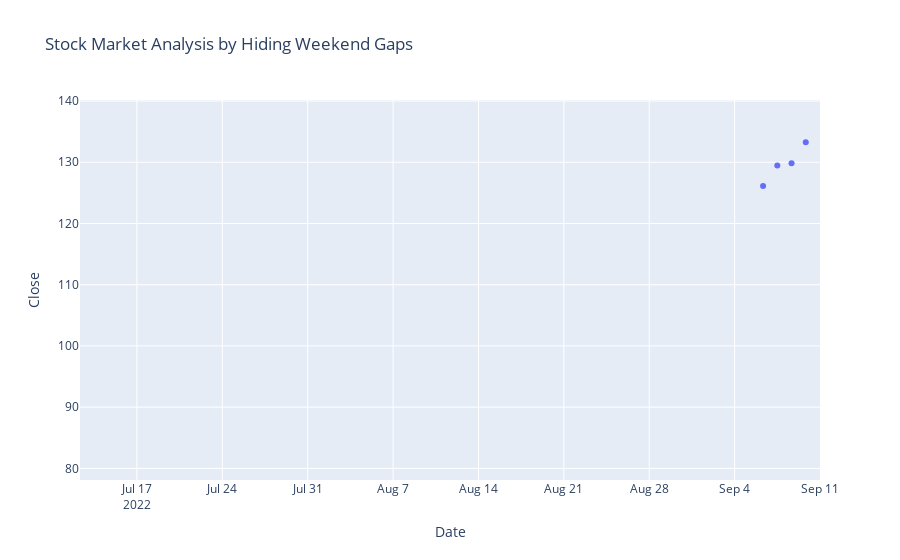

Notebook code for this chart:
### Code cell
figure = px.scatter(data2, x='Date', y='Close', range_x=['2022-07-12', '2022-09-11'], title="Stock Market Analysis by Hiding Weekend Gaps")
figure.update_xaxes( rangebreaks=[dict(bounds=["sat", "sun"])])
figure.show();

### Figure 1 — Plotly figure (JSON) as saved in the notebook; plotly's stock layout.template omitted (floating-point values rounded to 4 significant figures; data arrays with more than 128 entries replaced by an {"elided": "..."} marker saying what was removed)
{"data": [{"hovertemplate": "Date=%{x}<br>Close=%{y}<extra></extra>", "legendgroup": "", "marker": {"color": "#636efa", "symbol": "circle"}, "mode": "markers", "name": "", "orientation": "v", "showlegend": false, "type": "scatter", "x": {"elided": "138 str values"}, "xaxis": "x", "y": {"elided": "138 float values"}, "yaxis": "y"}], "layout": {"legend": {"tracegroupgap": 0}, "title": {"text": "Stock Market Analysis by Hiding Weekend Gaps"}, "xaxis": {"anchor": "y", "domain": [0, 1], "range": ["2022-07-12", "2022-09-11"], "rangebreaks": [{"bounds": ["sat", "sun"]}], "title": {"text": "Date"}}, "yaxis": {"anchor": "x", "domain": [0, 1], "title": {"text": "Close"}}}}
